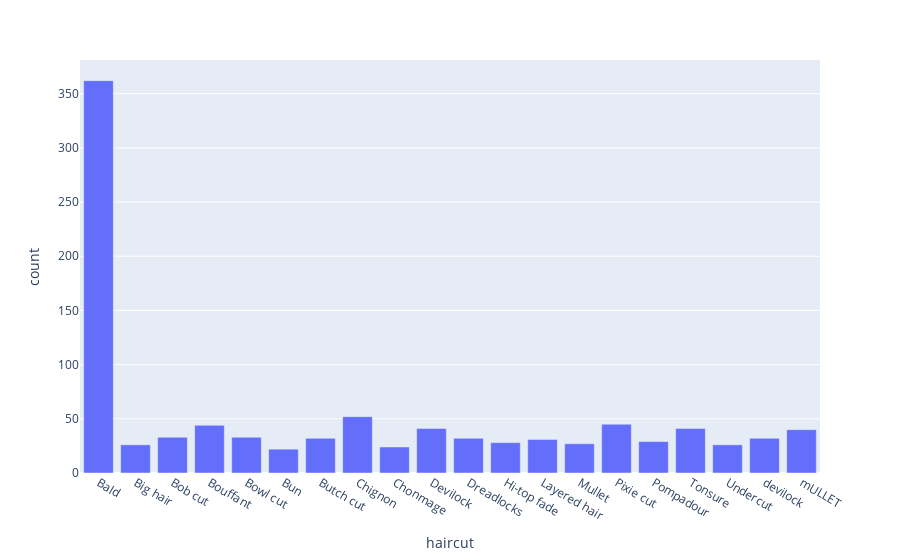

Source (notebook cell):
### Code cell
import plotly.express as px

# plot sum of persons with by haircut
fig = px.bar(df.groupby('haircut').size().reset_index(name='count'), x='haircut', y='count')
fig.show()

### Figure 1 — Plotly figure (JSON) as saved in the notebook; plotly's stock layout.template omitted (floating-point values rounded to 4 significant figures)
{"data": [{"alignmentgroup": "True", "hovertemplate": "haircut=%{x}<br>count=%{y}<extra></extra>", "legendgroup": "", "marker": {"color": "#636efa", "pattern": {"shape": ""}}, "name": "", "offsetgroup": "", "orientation": "v", "showlegend": false, "textposition": "auto", "type": "bar", "x": ["Bald", "Big hair", "Bob cut", "Bouffant", "Bowl cut", "Bun", "Butch cut", "Chignon", "Chonmage", "Devilock", "Dreadlocks", "Hi-top fade", "Layered hair", "Mullet", "Pixie cut", "Pompadour", "Tonsure", "Undercut", "devilock", "mULLET"], "xaxis": "x", "y": [362, 26, 33, 44, 33, 22, 32, 52, 24, 41, 32, 28, 31, 27, 45, 29, 41, 26, 32, 40], "yaxis": "y"}], "layout": {"barmode": "relative", "legend": {"tracegroupgap": 0}, "margin": {"t": 60}, "xaxis": {"anchor": "y", "domain": [0, 1], "title": {"text": "haircut"}}, "yaxis": {"anchor": "x", "domain": [0, 1], "title": {"text": "count"}}}}
